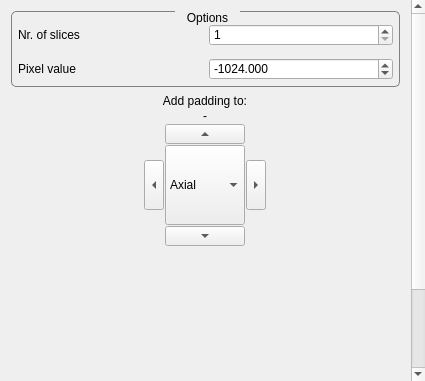
<?xml version="1.0" encoding="UTF-8"?>
<ui version="4.0">
 <class>PaddingViewControls</class>
 <widget class="QWidget" name="PaddingViewControls">
  <property name="geometry">
   <rect>
    <x>0</x>
    <y>0</y>
    <width>425</width>
    <height>381</height>
   </rect>
  </property>
  <property name="minimumSize">
   <size>
    <width>0</width>
    <height>0</height>
   </size>
  </property>
  <property name="windowTitle">
   <string>QmitkTemplate</string>
  </property>
  <property name="styleSheet">
   <string notr="true">QGroupBox {
	border-width: 1px; 
	border-style: solid; 
	border-color: grey;
	border-radius: 5px;
	margin-top: 1ex;
}

QGroupBox::title {
	subcontrol-origin: margin;
	subcontrol-position: top center;
	padding: 0 10px;
}

QScrollArea{
	border: 0;
	margin:0;
	padding:0;
}

[mandatoryField=true]{
	background-color: rgb(255, 150, 150);
}

[warningField=true]{
	background-color: rgb(255, 204, 0);
}

[errorField=true]{
	background-color: rgb(255, 150, 150);
}</string>
  </property>
  <layout class="QVBoxLayout" name="verticalLayout">
   <property name="spacing">
    <number>0</number>
   </property>
   <property name="leftMargin">
    <number>0</number>
   </property>
   <property name="topMargin">
    <number>0</number>
   </property>
   <property name="rightMargin">
    <number>0</number>
   </property>
   <property name="bottomMargin">
    <number>0</number>
   </property>
   <item>
    <widget class="QScrollArea" name="scrollArea_2">
     <property name="enabled">
      <bool>true</bool>
     </property>
     <property name="widgetResizable">
      <bool>true</bool>
     </property>
     <widget class="QWidget" name="parentWidget_2">
      <property name="enabled">
       <bool>true</bool>
      </property>
      <property name="geometry">
       <rect>
        <x>0</x>
        <y>0</y>
        <width>425</width>
        <height>495</height>
       </rect>
      </property>
      <layout class="QVBoxLayout" name="verticalLayout_6">
       <property name="spacing">
        <number>2</number>
       </property>
       <item>
        <widget class="QGroupBox" name="parameterGroup_2">
         <property name="title">
          <string>Options</string>
         </property>
         <property name="flat">
          <bool>false</bool>
         </property>
         <property name="checkable">
          <bool>false</bool>
         </property>
         <property name="checked">
          <bool>false</bool>
         </property>
         <layout class="QVBoxLayout" name="verticalLayout_8">
          <property name="spacing">
           <number>0</number>
          </property>
          <property name="leftMargin">
           <number>0</number>
          </property>
          <property name="topMargin">
           <number>6</number>
          </property>
          <property name="rightMargin">
           <number>0</number>
          </property>
          <property name="bottomMargin">
           <number>0</number>
          </property>
          <item>
           <widget class="QWidget" name="widget_5" native="true">
            <layout class="QHBoxLayout" name="horizontalLayout_11">
             <property name="leftMargin">
              <number>6</number>
             </property>
             <property name="topMargin">
              <number>6</number>
             </property>
             <property name="rightMargin">
              <number>6</number>
             </property>
             <property name="bottomMargin">
              <number>6</number>
             </property>
             <item>
              <widget class="QLabel" name="label_10">
               <property name="text">
                <string>Nr. of slices</string>
               </property>
              </widget>
             </item>
             <item>
              <widget class="QDoubleSpinBox" name="amountOfPaddingSpinBox">
               <property name="decimals">
                <number>0</number>
               </property>
               <property name="minimum">
                <double>1.000000000000000</double>
               </property>
               <property name="maximum">
                <double>10000.000000000000000</double>
               </property>
               <property name="value">
                <double>1.000000000000000</double>
               </property>
              </widget>
             </item>
            </layout>
           </widget>
          </item>
          <item>
           <widget class="QWidget" name="widget_4" native="true">
            <layout class="QHBoxLayout" name="horizontalLayout_10">
             <property name="leftMargin">
              <number>6</number>
             </property>
             <property name="topMargin">
              <number>6</number>
             </property>
             <property name="rightMargin">
              <number>6</number>
             </property>
             <property name="bottomMargin">
              <number>6</number>
             </property>
             <item>
              <widget class="QLabel" name="label_9">
               <property name="text">
                <string>Pixel value</string>
               </property>
              </widget>
             </item>
             <item>
              <widget class="QDoubleSpinBox" name="voxelValueSpinBox">
               <property name="decimals">
                <number>3</number>
               </property>
               <property name="minimum">
                <double>-100000.000000000000000</double>
               </property>
               <property name="maximum">
                <double>100000.000000000000000</double>
               </property>
               <property name="value">
                <double>-1024.000000000000000</double>
               </property>
              </widget>
             </item>
            </layout>
           </widget>
          </item>
         </layout>
        </widget>
       </item>
       <item>
        <widget class="QWidget" name="widget_6" native="true">
         <layout class="QHBoxLayout" name="horizontalLayout_7">
          <property name="topMargin">
           <number>0</number>
          </property>
          <property name="bottomMargin">
           <number>0</number>
          </property>
          <item>
           <spacer name="horizontalSpacer_2">
            <property name="orientation">
             <enum>Qt::Horizontal</enum>
            </property>
            <property name="sizeHint" stdset="0">
             <size>
              <width>40</width>
              <height>20</height>
             </size>
            </property>
           </spacer>
          </item>
          <item>
           <widget class="QWidget" name="widget_8" native="true">
            <property name="sizePolicy">
             <sizepolicy hsizetype="Maximum" vsizetype="Maximum">
              <horstretch>0</horstretch>
              <verstretch>0</verstretch>
             </sizepolicy>
            </property>
            <property name="maximumSize">
             <size>
              <width>200</width>
              <height>200</height>
             </size>
            </property>
            <property name="baseSize">
             <size>
              <width>0</width>
              <height>0</height>
             </size>
            </property>
            <layout class="QVBoxLayout" name="verticalLayout_7">
             <property name="spacing">
              <number>1</number>
             </property>
             <property name="leftMargin">
              <number>9</number>
             </property>
             <property name="topMargin">
              <number>5</number>
             </property>
             <item>
              <widget class="QLabel" name="label">
               <property name="layoutDirection">
                <enum>Qt::LeftToRight</enum>
               </property>
               <property name="text">
                <string>&lt;html&gt;&lt;head/&gt;&lt;body&gt;&lt;p&gt;Add padding to:&lt;/p&gt;&lt;/body&gt;&lt;/html&gt;</string>
               </property>
               <property name="alignment">
                <set>Qt::AlignCenter</set>
               </property>
              </widget>
             </item>
             <item>
              <widget class="QLabel" name="affectedImages">
               <property name="layoutDirection">
                <enum>Qt::LeftToRight</enum>
               </property>
               <property name="text">
                <string>-</string>
               </property>
               <property name="alignment">
                <set>Qt::AlignCenter</set>
               </property>
               <property name="wordWrap">
                <bool>true</bool>
               </property>
              </widget>
             </item>
             <item>
              <widget class="QWidget" name="widget_11" native="true">
               <property name="sizePolicy">
                <sizepolicy hsizetype="Minimum" vsizetype="Preferred">
                 <horstretch>0</horstretch>
                 <verstretch>0</verstretch>
                </sizepolicy>
               </property>
               <property name="maximumSize">
                <size>
                 <width>1677215</width>
                 <height>16777215</height>
                </size>
               </property>
               <layout class="QHBoxLayout" name="horizontalLayout_13">
                <property name="spacing">
                 <number>0</number>
                </property>
                <property name="leftMargin">
                 <number>0</number>
                </property>
                <property name="topMargin">
                 <number>0</number>
                </property>
                <property name="rightMargin">
                 <number>0</number>
                </property>
                <property name="bottomMargin">
                 <number>0</number>
                </property>
                <item>
                 <spacer name="horizontalSpacer_4">
                  <property name="orientation">
                   <enum>Qt::Horizontal</enum>
                  </property>
                  <property name="sizeHint" stdset="0">
                   <size>
                    <width>40</width>
                    <height>20</height>
                   </size>
                  </property>
                 </spacer>
                </item>
                <item>
                 <widget class="QToolButton" name="padUp">
                  <property name="sizePolicy">
                   <sizepolicy hsizetype="Minimum" vsizetype="Minimum">
                    <horstretch>0</horstretch>
                    <verstretch>0</verstretch>
                   </sizepolicy>
                  </property>
                  <property name="minimumSize">
                   <size>
                    <width>80</width>
                    <height>0</height>
                   </size>
                  </property>
                  <property name="maximumSize">
                   <size>
                    <width>16777215</width>
                    <height>20</height>
                   </size>
                  </property>
                  <property name="sizeIncrement">
                   <size>
                    <width>0</width>
                    <height>0</height>
                   </size>
                  </property>
                  <property name="text">
                   <string>...</string>
                  </property>
                  <property name="autoRaise">
                   <bool>false</bool>
                  </property>
                  <property name="arrowType">
                   <enum>Qt::UpArrow</enum>
                  </property>
                 </widget>
                </item>
                <item>
                 <spacer name="horizontalSpacer_5">
                  <property name="orientation">
                   <enum>Qt::Horizontal</enum>
                  </property>
                  <property name="sizeHint" stdset="0">
                   <size>
                    <width>40</width>
                    <height>20</height>
                   </size>
                  </property>
                 </spacer>
                </item>
               </layout>
              </widget>
             </item>
             <item alignment="Qt::AlignHCenter|Qt::AlignVCenter">
              <widget class="QWidget" name="widget_9" native="true">
               <property name="sizePolicy">
                <sizepolicy hsizetype="Minimum" vsizetype="Preferred">
                 <horstretch>0</horstretch>
                 <verstretch>0</verstretch>
                </sizepolicy>
               </property>
               <property name="maximumSize">
                <size>
                 <width>16777215</width>
                 <height>16777215</height>
                </size>
               </property>
               <layout class="QHBoxLayout" name="horizontalLayout_9">
                <property name="spacing">
                 <number>1</number>
                </property>
                <property name="leftMargin">
                 <number>0</number>
                </property>
                <property name="topMargin">
                 <number>0</number>
                </property>
                <property name="rightMargin">
                 <number>0</number>
                </property>
                <property name="bottomMargin">
                 <number>0</number>
                </property>
                <item>
                 <widget class="QToolButton" name="padLeft">
                  <property name="sizePolicy">
                   <sizepolicy hsizetype="Fixed" vsizetype="Fixed">
                    <horstretch>0</horstretch>
                    <verstretch>0</verstretch>
                   </sizepolicy>
                  </property>
                  <property name="minimumSize">
                   <size>
                    <width>0</width>
                    <height>50</height>
                   </size>
                  </property>
                  <property name="maximumSize">
                   <size>
                    <width>20</width>
                    <height>16777215</height>
                   </size>
                  </property>
                  <property name="text">
                   <string>...</string>
                  </property>
                  <property name="arrowType">
                   <enum>Qt::LeftArrow</enum>
                  </property>
                 </widget>
                </item>
                <item>
                 <widget class="QComboBox" name="axisComboBox">
                  <property name="sizePolicy">
                   <sizepolicy hsizetype="Fixed" vsizetype="Fixed">
                    <horstretch>0</horstretch>
                    <verstretch>0</verstretch>
                   </sizepolicy>
                  </property>
                  <property name="minimumSize">
                   <size>
                    <width>80</width>
                    <height>80</height>
                   </size>
                  </property>
                  <property name="styleSheet">
                   <string notr="true"/>
                  </property>
                  <property name="sizeAdjustPolicy">
                   <enum>QComboBox::AdjustToContentsOnFirstShow</enum>
                  </property>
                  <property name="iconSize">
                   <size>
                    <width>16</width>
                    <height>16</height>
                   </size>
                  </property>
                  <property name="duplicatesEnabled">
                   <bool>false</bool>
                  </property>
                  <property name="frame">
                   <bool>true</bool>
                  </property>
                  <item>
                   <property name="text">
                    <string>Axial</string>
                   </property>
                  </item>
                  <item>
                   <property name="text">
                    <string>Sagittal</string>
                   </property>
                  </item>
                  <item>
                   <property name="text">
                    <string>Coronal</string>
                   </property>
                  </item>
                 </widget>
                </item>
                <item>
                 <widget class="QToolButton" name="padRight">
                  <property name="minimumSize">
                   <size>
                    <width>0</width>
                    <height>50</height>
                   </size>
                  </property>
                  <property name="maximumSize">
                   <size>
                    <width>20</width>
                    <height>16777215</height>
                   </size>
                  </property>
                  <property name="text">
                   <string>pad</string>
                  </property>
                  <property name="arrowType">
                   <enum>Qt::RightArrow</enum>
                  </property>
                 </widget>
                </item>
               </layout>
              </widget>
             </item>
             <item>
              <widget class="QWidget" name="widget_10" native="true">
               <property name="sizePolicy">
                <sizepolicy hsizetype="Minimum" vsizetype="Preferred">
                 <horstretch>0</horstretch>
                 <verstretch>0</verstretch>
                </sizepolicy>
               </property>
               <property name="maximumSize">
                <size>
                 <width>16777215</width>
                 <height>16777215</height>
                </size>
               </property>
               <layout class="QHBoxLayout" name="horizontalLayout_12">
                <property name="spacing">
                 <number>0</number>
                </property>
                <property name="leftMargin">
                 <number>0</number>
                </property>
                <property name="topMargin">
                 <number>0</number>
                </property>
                <property name="rightMargin">
                 <number>0</number>
                </property>
                <property name="bottomMargin">
                 <number>0</number>
                </property>
                <item>
                 <spacer name="horizontalSpacer_6">
                  <property name="orientation">
                   <enum>Qt::Horizontal</enum>
                  </property>
                  <property name="sizeHint" stdset="0">
                   <size>
                    <width>40</width>
                    <height>20</height>
                   </size>
                  </property>
                 </spacer>
                </item>
                <item>
                 <widget class="QToolButton" name="padDown">
                  <property name="sizePolicy">
                   <sizepolicy hsizetype="Minimum" vsizetype="Fixed">
                    <horstretch>0</horstretch>
                    <verstretch>0</verstretch>
                   </sizepolicy>
                  </property>
                  <property name="minimumSize">
                   <size>
                    <width>80</width>
                    <height>0</height>
                   </size>
                  </property>
                  <property name="maximumSize">
                   <size>
                    <width>16777215</width>
                    <height>20</height>
                   </size>
                  </property>
                  <property name="text">
                   <string>...</string>
                  </property>
                  <property name="arrowType">
                   <enum>Qt::DownArrow</enum>
                  </property>
                 </widget>
                </item>
                <item>
                 <spacer name="horizontalSpacer_7">
                  <property name="orientation">
                   <enum>Qt::Horizontal</enum>
                  </property>
                  <property name="sizeHint" stdset="0">
                   <size>
                    <width>40</width>
                    <height>20</height>
                   </size>
                  </property>
                 </spacer>
                </item>
               </layout>
              </widget>
             </item>
            </layout>
           </widget>
          </item>
          <item>
           <spacer name="horizontalSpacer">
            <property name="orientation">
             <enum>Qt::Horizontal</enum>
            </property>
            <property name="sizeHint" stdset="0">
             <size>
              <width>40</width>
              <height>20</height>
             </size>
            </property>
           </spacer>
          </item>
         </layout>
        </widget>
       </item>
       <item>
        <spacer name="spacer1_2">
         <property name="orientation">
          <enum>Qt::Vertical</enum>
         </property>
         <property name="sizeType">
          <enum>QSizePolicy::Expanding</enum>
         </property>
         <property name="sizeHint" stdset="0">
          <size>
           <width>20</width>
           <height>220</height>
          </size>
         </property>
        </spacer>
       </item>
      </layout>
     </widget>
    </widget>
   </item>
  </layout>
 </widget>
 <layoutdefault spacing="6" margin="11"/>
 <resources/>
 <connections/>
</ui>
